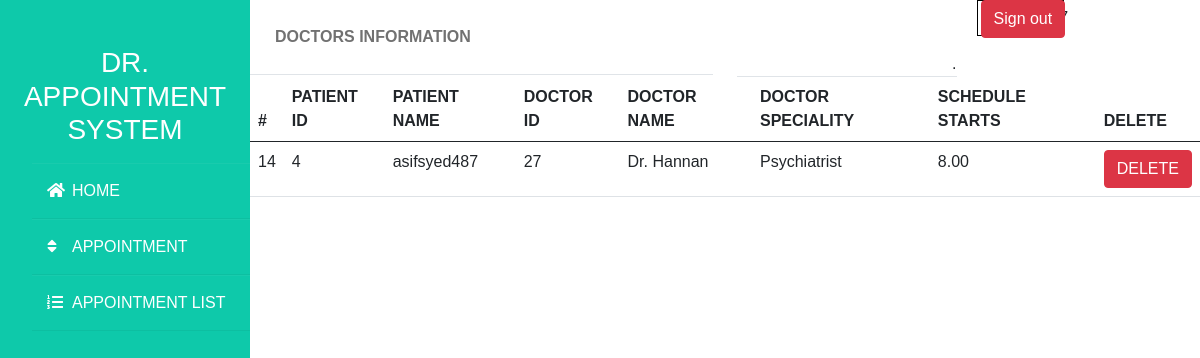
The app's page /appointmentlist.php (signed in) with its own data.
### tables this page shows
CREATE TABLE `appointment` (
  `appointmentid` int(11) NOT NULL,
  `userid` int(11) NOT NULL,
  `username` varchar(200) NOT NULL,
  `doctorid` int(11) NOT NULL,
  `doctorname` varchar(200) NOT NULL,
  `doctorspeciality` varchar(200) NOT NULL,
  `doctorschedulestarts` varchar(50) NOT NULL
);

### appointmentlist.php (the view, shortened to what this page needs)
<?php
include_once "connectdb.php";
if($_SESSION['userrole'] == "admin") {
    include_once "header.php";
} else if($_SESSION['userrole'] == "user") {
    include_once "headeruser.php";
}
?>
<div class="row">
    <div class="col-md-6">
        <div class="header"><b> DOCTORS INFORMATION </b> </div>
    </div>
    <div class="col-md-3">
        <div class="header2"><p> <?php echo $_SESSION['username'];?> </p>.</div>
    </div>
    <div class=" col-md-3">
        <a href="logout.php" class="btn btn-danger">Sign out</a>
    </div>
</div>
<form action="" method="post">
<table class="table">
    <thead>
        <tr>
            <th>#</th>
            <th>PATIENT ID</th>
            <th>PATIENT NAME</th>
            <th>DOCTOR ID</th>
            <th>DOCTOR NAME</th>
            <th>DOCTOR SPECIALITY</th>
            <th>SCHEDULE STARTS</th>
            <th>DELETE</th>
        </tr>
    </thead>
    <tbody>
                    <?php
                        if($_SESSION['userrole'] == 'admin') {
                        $sql = "select * from appointment order by appointmentid desc";
                        $select = mysqli_query($conn, $sql);
                        while($row = mysqli_fetch_assoc($select)) {
                            echo '
                                <tr>
                                    <td>'.$row['appointmentid'].'</td>
                                    <td>'.$row['userid'].'</td>
                                    <td>'.$row['username'].'</td>
                                    <td>'.$row['doctorid'].'</td>
                                    <td>'.$row['doctorname'].'</td>
                                    <td>'.$row['doctorspeciality'].'</td>
                                    <td>'.$row['doctorschedulestarts'].'</td>
                                    <td>
                                        <button type="submit" value="'.$row['appointmentid'].'" class="btn btn-danger" name="id">DELETE</button>
                                    </td>
                                </tr>
                            ';
                        } } else if($_SESSION['userrole'] == 'user') {
                        $userid = $_SESSION['userid'];
                        $sql = "select * from appointment where userid='$userid'";
                        $select = mysqli_query($conn, $sql);
                        while($row = mysqli_fetch_assoc($select)) {
                            echo '
                                <tr>
                                    <td>'.$row['appointmentid'].'</td>
                                    <td>'.$row['userid'].'</td>
                                    <td>'.$row['username'].'</td>
                                    <td>'.$row['doctorid'].'</td>
                                    <td>'.$row['doctorname'].'</td>
                                    <td>'.$row['doctorspeciality'].'</td>
                                    <td>'.$row['doctorschedulestarts'].'</td>
                                    <td>
                                        <button type="submit" value="'.$row['appointmentid'].'" class="btn btn-danger" name="id">DELETE</button>
                                    </td>
                                </tr>
                            ';
                        } }
                    ?>
    </tbody>
</table>
</form>
<?php
include_once "footer.php";
?>

### styles.css (style rules this page uses)
* { margin: 0; padding: 0; box-sizing: border-box; list-style: none; text-decoration: none; font-family: 'Josefin Sans', sans-serif; }
body { background: #fff; }
.wrapper .main_content .header { padding: 25px; background: #fff; color: #717171; border-bottom: 1px solid #e0e4e8; }
.header2 { text-align: right; border-bottom: 1px solid #e0e4e8; }
.header2 p { padding: 0.3rem; padding-right: 5rem; border: 1px solid black; width: 30%; margin-left: 15rem; }

### records on screen
appointment: appointmentid "14", userid "4", username "asifsyed487", doctorid "27", doctorname "Dr. Hannan", doctorspeciality "Psychiatrist", doctorschedulestarts "8.00"
